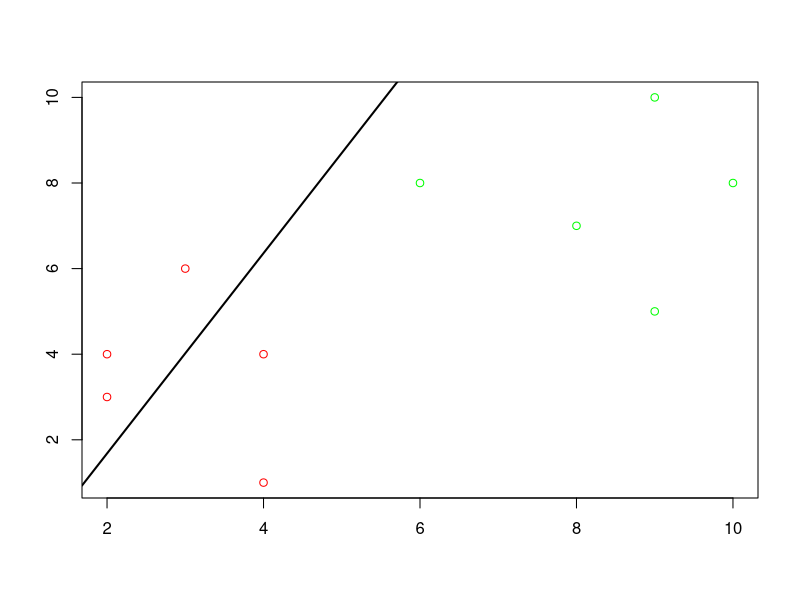

Source code (R):
# Netegem totes les variàbles anteriors
rm(list=ls())

# Útil per imprimir paràmetres per pantalla
printf <- function(...) { cat(sprintf(...), "\n") }

within_scatter <- function(mat, m) {
  # S_k = SUM(n)[(x_n - m_m)(x_n - m_-)T
  # Inicialitzem la matriu S_k
  Sk <- matrix(0, nrow(mat), nrow(mat))
  for (i in 1:ncol(mat)) {
    vaux = mat[,i] - m
    Sk <- Sk + vaux %*% t(vaux)
  }
  return(Sk)
}

# Afegim les dades del problema per columnes
v1 <- matrix(c(c(4, 1), c(2, 4), c(2, 3), c(3, 6), c(4, 4)), nrow=2)
v2 <- matrix(c(c(9, 10), c(6, 8), c(9, 5), c(8, 7), c(10, 8)), nrow=2)

# Apartat 1 Calcular m1 i m2
m1 <- matrix(c(mean(v1[1,]), mean(v1[2,])))
m2 <- matrix(c(mean(v2[1,]), mean(v2[2,])))

printf("m1")
print(m1)

printf("m2")
print(m2)

# Apartat 2 Calcular S1, S2 i SW
S1 <- within_scatter(v1, m1)
S2 <- within_scatter(v2, m2)
SW <- S1 + S2
printf("S1:")
print(S1)
printf("S2:")
print(S2)
printf("SW:")
print(SW)

# Apartat 3 Calcular SB
m21 <- m2 - m1
SB <- m21 %*% t(m21)
printf("SB:")
print(SB) 

# Apartat 4a Calcular w*
wstar <- solve(SW) %*% (m1 - m2)
printf("W*:")
print(wstar)

# Apartat 4b Calcular w*
result <- eigen(solve(SW) %*% SB)$vectors
print(result)
N <- ncol(v1)
par(mfrow=c(1,1))
plot(c(v1[1,], v2[1,]), c(v1[2,],v2[2,]),col=c(rep('red',N),rep('green',N)),xlab='',ylab='')
abline(-3,wstar[1]/wstar[2],col='black',lwd=2)